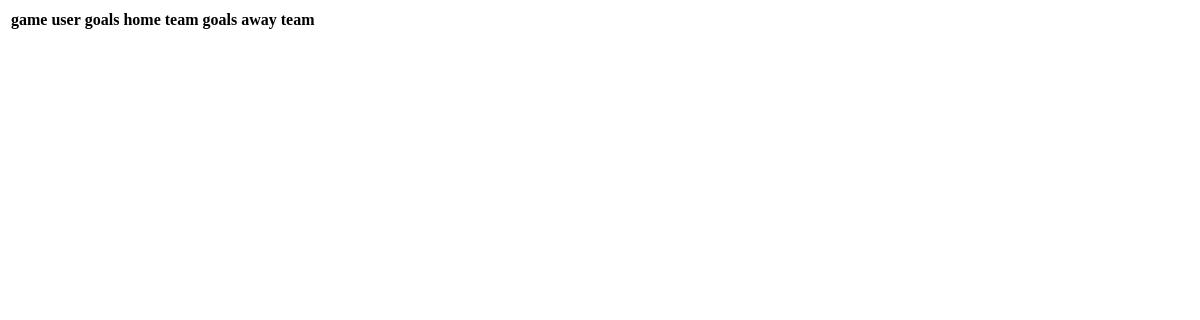
The page /votes/3/predictions on the database as committed earlier.
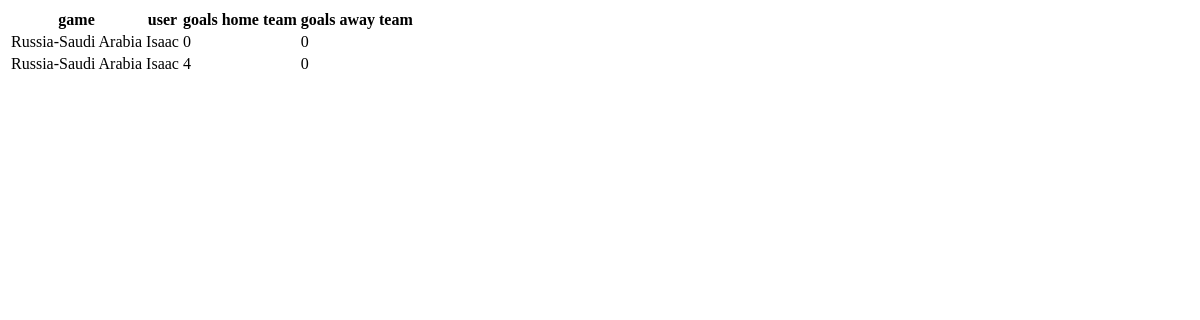
The same page on the database as committed later.
### votes/models.py (models this page shows, shortened)
class Prediction(models.Model):
    game = models.ForeignKey(Game, on_delete=models.CASCADE, null=True)
    user = models.CharField(max_length=50, null=True)
    goals_home_team = models.IntegerField(null=True)
    goals_away_team = models.IntegerField(null=True)

class Game(models.Model):
    round = models.CharField(max_length=50, null=True)
    date = models.DateTimeField(null=True)
    home_team = models.CharField(max_length=50, null=True)
    away_team = models.CharField(max_length=50, null=True)
    def __str__(self):
        return '%s-%s' % (self.home_team, self.away_team)

### votes/views.py (the view)
# urls.py: path('<int:game_id>/predictions', views.predictions, name='predictions'),
def predictions(request, game_id):
    predictions = Prediction.objects.filter(game=Game.objects.get(pk=game_id))
    context = {'predictions': predictions}
    return render(request, 'votes/predictions.html', context)

### votes/templates/votes/predictions.html
<table>
  <tr>
    <th>game</th>
    <th>user</th>
    <th>goals home team</th>
    <th>goals away team</th>
  </tr>
  {% for prediction in predictions %}
      <tr>
        <td>{{ prediction.game }}</td>
        <td>{{ prediction.user }}</td>
        <td>{{ prediction.goals_home_team }}</td>
        <td>{{ prediction.goals_away_team }}</td>
      </tr>
  {% endfor %}
</table>

Rows that differ between the two databases and show on the page:
added Prediction: game "Russia-Saudi Arabia", user "Isaac", goals_home_team "0", goals_away_team "0"
added Prediction: game "Russia-Saudi Arabia", user "Isaac", goals_home_team "4", goals_away_team "0"
